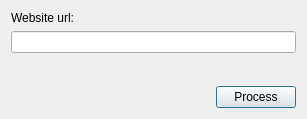
<?xml version="1.0" encoding="UTF-8"?>
<ui version="4.0">
 <class>DownloadAndExecDialog</class>
 <widget class="QDialog" name="DownloadAndExecDialog">
  <property name="geometry">
   <rect>
    <x>0</x>
    <y>0</y>
    <width>307</width>
    <height>119</height>
   </rect>
  </property>
  <property name="windowTitle">
   <string>Dialog</string>
  </property>
  <layout class="QVBoxLayout" name="verticalLayout">
   <item>
    <widget class="QLabel" name="label">
     <property name="text">
      <string>Website url:</string>
     </property>
    </widget>
   </item>
   <item>
    <widget class="QLineEdit" name="lineEdit"/>
   </item>
   <item>
    <spacer name="verticalSpacer">
     <property name="orientation">
      <enum>Qt::Vertical</enum>
     </property>
     <property name="sizeHint" stdset="0">
      <size>
       <width>20</width>
       <height>203</height>
      </size>
     </property>
    </spacer>
   </item>
   <item>
    <layout class="QHBoxLayout" name="horizontalLayout">
     <item>
      <spacer name="horizontalSpacer">
       <property name="orientation">
        <enum>Qt::Horizontal</enum>
       </property>
       <property name="sizeHint" stdset="0">
        <size>
         <width>40</width>
         <height>20</height>
        </size>
       </property>
      </spacer>
     </item>
     <item>
      <widget class="QPushButton" name="pushButton">
       <property name="text">
        <string>Process</string>
       </property>
      </widget>
     </item>
    </layout>
   </item>
  </layout>
 </widget>
 <resources/>
 <connections/>
</ui>
